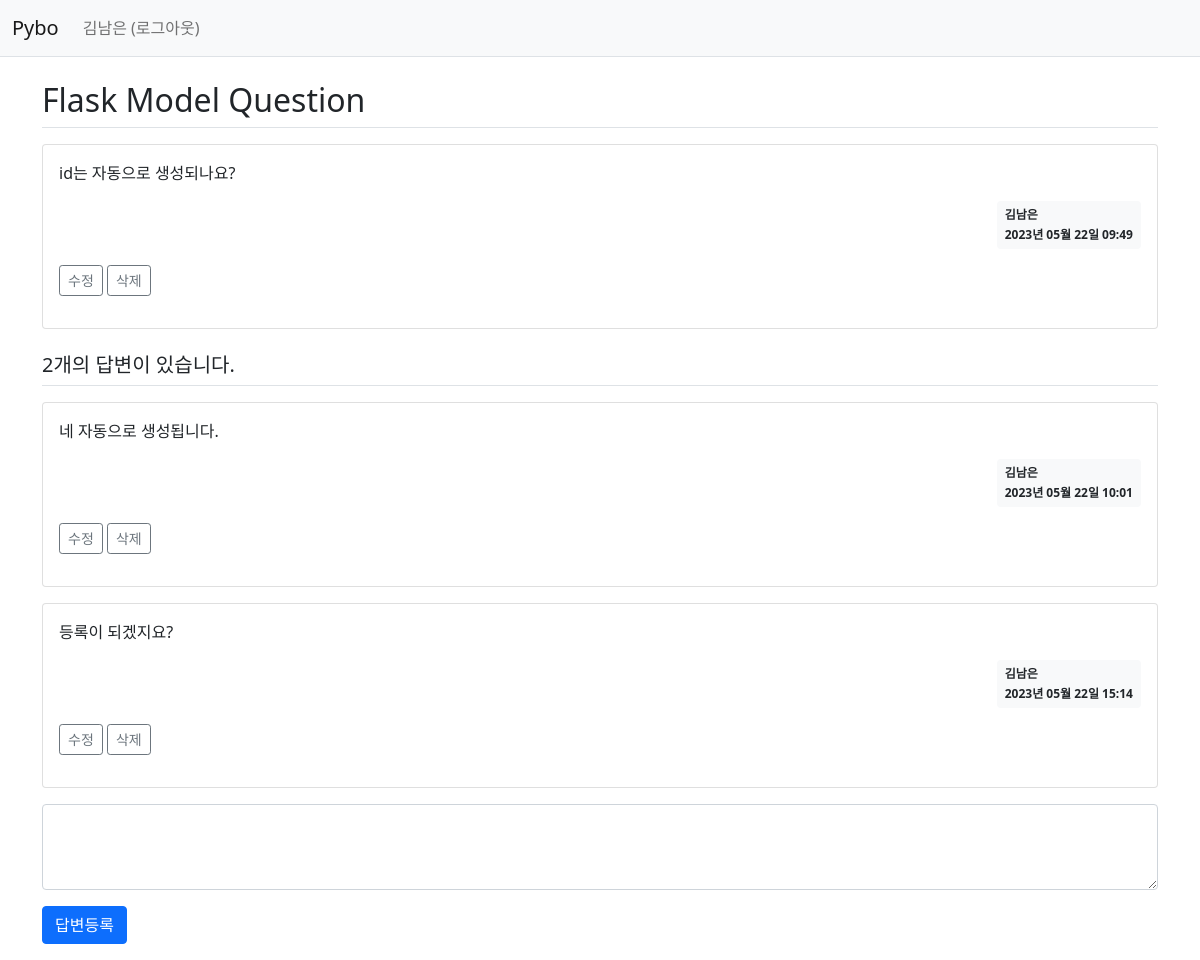
Screenshot of /question/detail/2/ (signed in) with the database file from the repository.
### pybo/models.py (models this page shows)
class User(db.Model):
    id = db.Column(db.Integer, primary_key=True)
    username = db.Column(db.String(150), unique=True, nullable=False)
    password = db.Column(db.String(200), nullable=False)
    email = db.Column(db.String(120), unique=True, nullable=False)

class Question(db.Model):
    id = db.Column(db.Integer, primary_key=True)
    subject = db.Column(db.String(200), nullable=False)
    content = db.Column(db.Text(), nullable=False)
    create_date = db.Column(db.DateTime(), nullable=False)
    user_id = db.Column(db.Integer, db.ForeignKey('user.id', ondelete='CASCADE'), nullable=False)
    user = db.relationship('User', backref=db.backref('question_set'))
    modify_date = db.Column(db.DateTime(), nullable=True)
    voter = db.relationship('User', secondary=question_voter, backref=db.backref('question_voter_set'))

class Answer(db.Model):
    id = db.Column(db.Integer, primary_key=True)
    question_id = db.Column(db.Integer, db.ForeignKey('question.id', ondelete='CASCADE'))
    question = db.relationship('Question', backref=db.backref('answer_set', cascade='all, delete-orphan'))
    content = db.Column(db.Text(), nullable=False)
    create_date = db.Column(db.DateTime(), nullable=False)
    user_id = db.Column(db.Integer, db.ForeignKey('user.id', ondelete='CASCADE'), nullable=False)
    user = db.relationship('User', backref=db.backref('answer_set'))
    modify_date = db.Column(db.DateTime(), nullable=True)
    voter = db.relationship('User', secondary=answer_voter, backref=db.backref('answer_voter_set'))

### pybo/views/question_views.py (the view)
@bp.route('/detail/<int:question_id>/')
@login_required
def detail(question_id):
    form = AnswerForm()
    page = request.args.get('page', type=int, default=1)  # 페이지
    question = Question.query.get_or_404(question_id)
    answer = Question.query.order_by(Question.create_date.desc())
    answer = answer.paginate(page=page, per_page=3)
    print("question : ", question)
    print("answer : ", answer)
    return render_template('question/question_detail.html', question=question, form=form)

### pybo/forms.py
class AnswerForm(FlaskForm):
    content = TextAreaField('내용', validators=[DataRequired('내용은 필수입력 항목입니다.')])

### pybo/filter.py (called while the page is built)
def format_datetime(value, fmt='%Y년 %m월 %d일 %H:%M'):
    return value.strftime(fmt)

### pybo/views/auth_views.py (called while the page is built)
@bp.before_app_request
def load_logged_in_user():
    user_id = session.get('user_id')
    if user_id is None:
        g.user = None
    else:
        g.user = User.query.get(user_id)

def login_required(view):
    @functools.wraps(view)
    def wrapped_view(*args, **kwargs):
        if g.user is None:
            _next = request.url if request.method == 'GET' else ''
            return redirect(url_for('auth.login', next=_next))
        return view(*args, **kwargs)
    return wrapped_view

### pybo/templates/question/question_detail.html (shortened to what this page needs)
{% extends 'base.html' %}
{% block content %}
<div class="container my-3">
    <h2 class="border-bottom py-2">{{ question.subject }}</h2>
    <div class="card my-3">
        <div class="card-body">
            <div class="card-text">{{ question.content|markdown }}</div>
            <div class="d-flex justify-content-end">
                <div class="badge bg-light text-dark p-2 text-start">
                    <div class="mb-2">{{ question.user.username }}</div>
                    <div>{{ question.create_date|datetime }}</div>
                </div>
            </div>
            <div class="my-3">
                {% if g.user != question.user %}
                <a href="javascript:void(0)" data-uri="{{ url_for('question.vote', question_id=question.id) }}"
                   class="recommend btn btn-sm btn-outline-secondary"> 추천
                    <span class="badge rounded-pill bg-success">{{ question.voter|length }}</span>
                </a>
                {% else %}
                <a href="{{ url_for('question.modify', question_id=question.id) }}"
                   class="btn btn-sm btn-outline-secondary">수정</a>
                <a href="javascript:void(0)" class="delete btn btn-sm btn-outline-secondary"
                   data-uri="{{ url_for('question.delete', question_id=question.id) }}">삭제</a>
                {% endif %}
            </div>
        </div>
    </div>
    <h5 class="border-bottom my-3 py-2">{{ question.answer_set|length }}개의 답변이 있습니다.</h5>
    {% for answer in question.answer_set %}
    <div class="card my-3">
        <div class="card-body">
            <div class="card-text">{{ answer.content|markdown }}</div>
            <div class="d-flex justify-content-end">
                <div class="badge bg-light text-dark p-2 text-start">
                    <div class="mb-2">{{ answer.user.username }}</div>
                    <div>{{ answer.create_date|datetime }}</div>
                </div>
            </div>
            <div class="my-3">
                {% if g.user != answer.user %}
                <a href="javascript:void(0)" data-uri="{{ url_for('answer.vote', answer_id=answer.id) }}"
                   class="recommend btn btn-sm btn-outline-secondary"> 추천
                    <span class="badge rounded-pill bg-success">{{ answer.voter|length }}</span>
                </a>
                {% else %}
                <a href="{{ url_for('answer.modify', answer_id=answer.id) }}"
                   class="btn btn-sm btn-outline-secondary">수정</a>
                <a href="#" class="delete btn btn-sm btn-outline-secondary "
                   data-uri="{{ url_for('answer.delete', answer_id=answer.id) }}">삭제</a>
                {% endif %}
            </div>
        </div>
    </div>
    {% endfor %}
    <form action="{{ url_for('answer.create', question_id=question.id) }}" method="post" class="my-3">
        <div class="mb-3">
            <textarea {% if not g.user %}disabled{% endif %}
                      name="content" id="content" class="form-control" rows="3"></textarea>
        </div>
        <input type="submit" value="답변등록" class="btn btn-primary">
    </form>
</div>
{% endblock %}

### pybo/templates/navbar.html (shortened to what this page needs)
<nav class="navbar navbar-expand-lg navbar-light bg-light border-bottom">
    <div class="container-fluid">
        <a class="navbar-brand" href="{{ url_for('question._list') }}">Pybo</a>
        <div class="collapse navbar-collapse" id="navbarSupportedContent">
            {% if g.user %}
            <ul class="navbar-nav">
                <li class="nav-item ">
                    <a class="nav-link" href="{{ url_for('auth.logout') }}">{{ g.user.username }} (로그아웃)</a>
                </li>
            </ul>
            {% endif %}
        </div>
    </div>
</nav>

### rows the page displays
User: user.username "김남은"
Question: subject "Flask Model Question", content "id는 자동으로 생성되나요?", create_date "2023년 05월 22일 09:49"
Answer: content "네 자동으로 생성됩니다.", user.username "김남은", create_date "2023년 05월 22일 10:01"
Answer: content "등록이 되겠지요?", user.username "김남은", create_date "2023년 05월 22일 15:14"

### other values shown
{{ question.answer_set|length }} "2"
